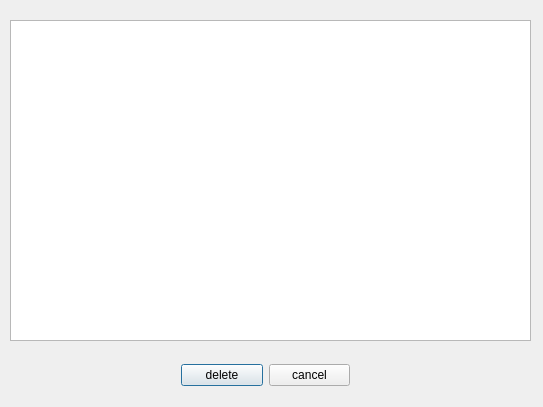
<?xml version="1.0" encoding="UTF-8"?>
<ui version="4.0">
 <class>EditConfigClass</class>
 <widget class="QDialog" name="EditConfigClass">
  <property name="geometry">
   <rect>
    <x>0</x>
    <y>0</y>
    <width>543</width>
    <height>407</height>
   </rect>
  </property>
  <property name="windowTitle">
   <string>EditConfig</string>
  </property>
  <widget class="QTableView" name="tableView">
   <property name="geometry">
    <rect>
     <x>10</x>
     <y>20</y>
     <width>521</width>
     <height>321</height>
    </rect>
   </property>
  </widget>
  <widget class="QWidget" name="horizontalLayoutWidget">
   <property name="geometry">
    <rect>
     <x>170</x>
     <y>350</y>
     <width>191</width>
     <height>51</height>
    </rect>
   </property>
   <layout class="QHBoxLayout" name="horizontalLayout">
    <item>
     <widget class="QPushButton" name="delete_btn">
      <property name="text">
       <string>delete</string>
      </property>
     </widget>
    </item>
    <item>
     <widget class="QPushButton" name="cancel_btn">
      <property name="text">
       <string>cancel</string>
      </property>
     </widget>
    </item>
   </layout>
  </widget>
 </widget>
 <layoutdefault spacing="6" margin="11"/>
 <resources/>
 <connections/>
</ui>
